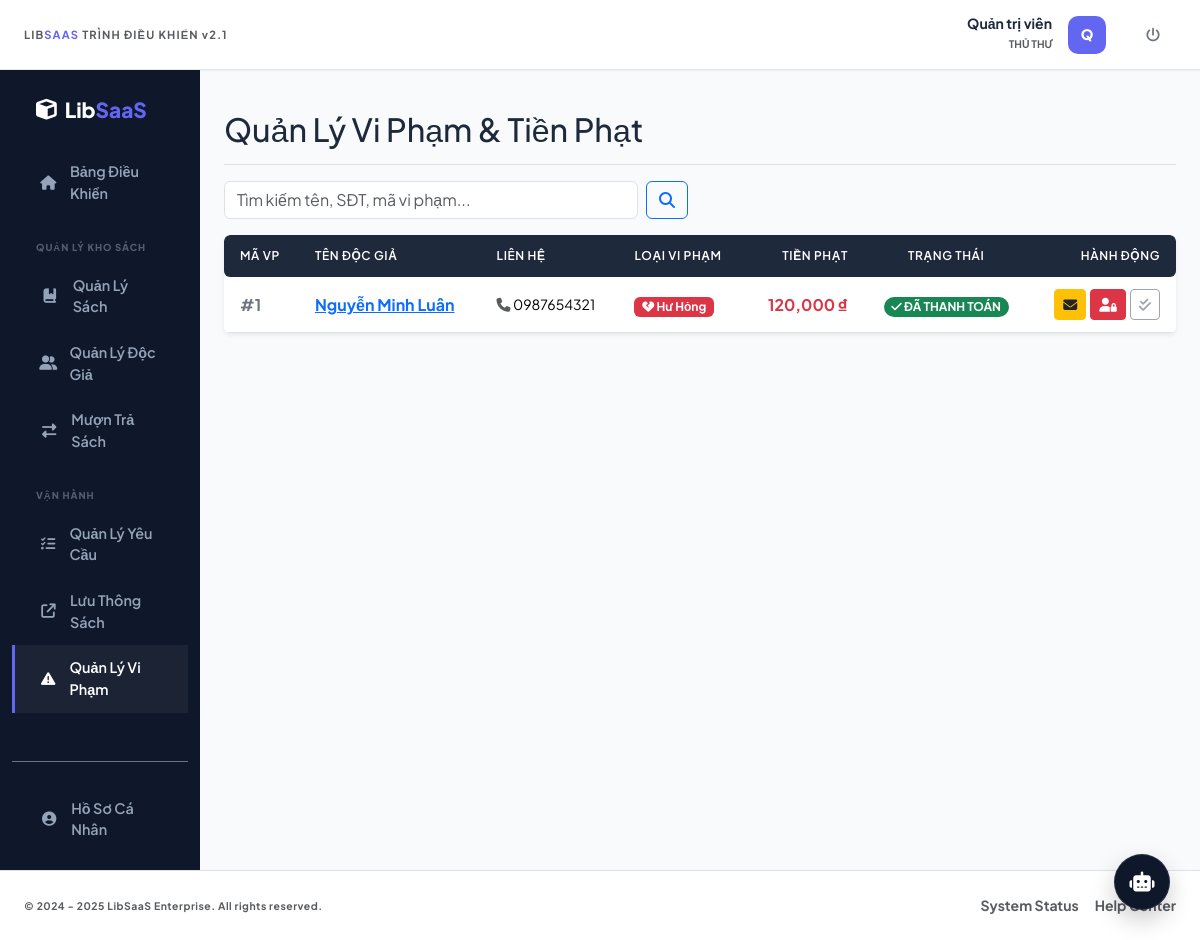
The app's page /index.php?controller=ViPham&action=index (signed in) with its own data.
### tables this page shows
CREATE TABLE vi_pham (
    MaViPham INT AUTO_INCREMENT PRIMARY KEY,
    MaPhieuMuon INT,
    MaDocGia INT NOT NULL,
    LoaiViPham ENUM('LATE', 'DAMAGED', 'LOST', 'OTHER'),
    SoTienPhat DECIMAL(15,2) NOT NULL,
    NoiDung TEXT,
    TrangThai ENUM('UNPAID', 'PAID') DEFAULT 'UNPAID',
    NgayGhiNhan DATETIME DEFAULT CURRENT_TIMESTAMP,
    FOREIGN KEY (MaPhieuMuon) REFERENCES phieu_muon(MaPhieuMuon) ON DELETE SET NULL,
    FOREIGN KEY (MaDocGia) REFERENCES doc_gia(MaDocGia) ON DELETE RESTRICT
);

CREATE TABLE doc_gia (
    MaDocGia INT AUTO_INCREMENT PRIMARY KEY,
    MaTaiKhoan INT UNIQUE,
    MaHang INT,
    HoTen VARCHAR(100) NOT NULL,
    NgaySinh DATE,
    DienThoai VARCHAR(20),
    Email VARCHAR(100),
    DiaChi VARCHAR(255),
    NgayDangKy DATETIME DEFAULT CURRENT_TIMESTAMP,
    TrangThai ENUM('ACTIVE', 'EXPIRED', 'BANNED') DEFAULT 'ACTIVE',
    FOREIGN KEY (MaTaiKhoan) REFERENCES tai_khoan(MaTaiKhoan) ON DELETE SET NULL,
    FOREIGN KEY (MaHang) REFERENCES hang_thanh_vien(MaHang) ON DELETE RESTRICT
);

### app/controllers/ViPhamController.php (called while the page is built, shortened)
<?php
require_once 'app/controllers/BaseController.php';
require_once 'app/models/ViPhamModel.php';
class ViPhamController extends BaseController {
    private $viPhamModel;
    public function __construct() {
        $this->viPhamModel = new ViPhamModel();
    }
    public function index() {
        $search = isset($_GET['search']) ? trim($_GET['search']) : '';
        $viPhams = $this->viPhamModel->getAll($search);
        $this->render('vipham/danh_sach_vi_pham', [
            'viPhams' => $viPhams,
            'search' => $search
        ]);
    }
}
?>

### app/models/BaseModel.php (called while the page is built, shortened)
<?php
require_once 'config/database.php';
class BaseModel {
    public function __construct() {
        $database = new Database();
        $this->db = $database->getConnection();
    }
}
?>

### config/database.php (called while the page is built, shortened)
<?php
class Database {
    private $host = "localhost";
    private $db_name = "libsaas_enterprise";
    private $username = "root";
    private $password = "";
    public function getConnection() {
        $this->conn = null;
        try {
            $this->conn = new PDO("mysql:host=" . $this->host . ";dbname=" . $this->db_name, $this->username, $this->password);
            $this->conn->exec("set names utf8mb4");
            $this->conn->setAttribute(PDO::ATTR_ERRMODE, PDO::ERRMODE_EXCEPTION);
        } catch(PDOException $exception) {
            echo "Lỗi kết nối CSDL: " . $exception->getMessage();
        }
        return $this->conn;
    }
}
?>

### app/models/ViPhamModel.php (called while the page is built, shortened)
<?php
require_once 'app/models/BaseModel.php';
class ViPhamModel extends BaseModel {
    public function getAll($search = '') {
        $sql = "SELECT vp.*, dg.HoTen, dg.DienThoai, dg.Email
                FROM vi_pham vp
                JOIN doc_gia dg ON vp.MaDocGia = dg.MaDocGia";
        $sql .= " ORDER BY (vp.TrangThai = 'UNPAID') DESC, vp.MaViPham DESC";
        $stmt = $this->db->prepare($sql);
        $stmt->execute();
        return $stmt->fetchAll(PDO::FETCH_ASSOC);
    }
}
?>

### app/views/vipham/danh_sach_vi_pham.php (the view, shortened to what this page needs)
<div class="d-flex justify-content-between flex-wrap flex-md-nowrap align-items-center pt-3 pb-2 mb-3 border-bottom">
    <h1 class="h2">Quản Lý Vi Phạm & Tiền Phạt</h1>
</div>
<div class="row mb-3">
    <div class="col-md-6">
        <form action="index.php" method="GET" class="d-flex">
            <input type="text" name="search" class="form-control me-2" placeholder="Tìm kiếm tên, SĐT, mã vi phạm..." value="<?= htmlspecialchars($search ?? '') ?>">
            <button type="submit" class="btn btn-outline-primary"><i class="fas fa-search"></i></button>
        </form>
    </div>
</div>
<div class="table-responsive bg-white rounded shadow-sm">
    <table class="table table-hover align-middle mb-0">
        <thead class="table-dark">
            <tr>
                <th class="ps-3 border-0 rounded-start">Mã VP</th>
                <th class="border-0">Tên Độc Giả</th>
                <th class="border-0">Liên Hệ</th>
                <th class="border-0">Loại Vi Phạm</th>
                <th class="border-0 text-end">Tiền Phạt</th>
                <th class="border-0 text-center">Trạng Thái</th>
                <th class="pe-3 border-0 rounded-end text-end">Hành Động</th>
            </tr>
        </thead>
        <tbody class="border-top-0">
            <?php foreach($viPhams as $vp): ?>
            <tr>
                <td class="ps-3 fw-bold text-secondary">#<?= $vp['MaViPham'] ?></td>
                <td class="fw-bold text-dark"><a href="index.php?controller=docgia&action=sua&id=<?= $vp['MaDocGia'] ?>"><?= htmlspecialchars($vp['HoTen']) ?></a></td>
                <td>
                    <div class="small">
                        <i class="fas fa-phone text-muted"></i> <?= htmlspecialchars($vp['DienThoai'] ?? 'N/A') ?>
                    </div>
                </td>
                <td>
                    <?php if($vp['LoaiViPham'] == 'LATE'): ?>
                        <span class="badge bg-warning text-dark"><i class="far fa-clock"></i> Trễ Hạn</span>
                    <?php elseif($vp['LoaiViPham'] == 'DAMAGED'): ?>
                        <span class="badge bg-danger"><i class="fas fa-heart-broken"></i> Hư Hỏng</span>
                    <?php elseif($vp['LoaiViPham'] == 'LOST'): ?>
                        <span class="badge bg-dark"><i class="fas fa-ghost"></i> Mất Sách</span>
                    <?php else: ?>
                        <span class="badge bg-secondary"><i class="fas fa-question-circle"></i> Khác</span>
                    <?php endif; ?>
                </td>
                <td class="text-end fw-bold text-danger">
                    <?= number_format($vp['SoTienPhat'] ?? 0) ?> ₫
                </td>
                <td class="text-center">
                    <?php if(($vp['TrangThai'] ?? '') == 'PAID'): ?>
                        <span class="badge rounded-pill bg-success"><i class="fas fa-check"></i> ĐÃ THANH TOÁN</span>
                    <?php else: ?>
                        <span class="badge rounded-pill bg-danger"><i class="fas fa-times"></i> CHƯA THANH TOÁN</span>
                    <?php endif; ?>
                </td>
                <td class="pe-3 text-end">
                    <div class="d-flex justify-content-end gap-1">
                        <a href="index.php?controller=vipham&action=gui_email&id=<?= $vp['MaViPham'] ?>" class="btn btn-sm btn-warning text-dark" title="Gửi Email nhắc nhở" onclick="return confirm('Bạn muốn gửi mail nhắc nhở độc giả này?');">
                            <i class="fas fa-envelope"></i>
                        </a>
                        <a href="index.php?controller=vipham&action=khoa_quyen&id=<?= $vp['MaViPham'] ?>" class="btn btn-sm btn-danger" title="Khóa quyền mượn" onclick="return confirm('XÁC NHẬN: Khóa quyền mượn sách của sinh viên này?');">
                            <i class="fas fa-user-lock"></i>
                        </a>
                        <?php if(($vp['TrangThai'] ?? '') == 'UNPAID'): ?>
                            <a href="index.php?controller=vipham&action=thanh_toan&id=<?= $vp['MaViPham'] ?>" class="btn btn-sm btn-success" onclick="return confirm('Xác nhận thu phí phạt?');" title="Thu phí phạt">
                                <i class="fas fa-money-bill-wave"></i>
                            </a>
                        <?php else: ?>
                            <button class="btn btn-sm btn-outline-secondary" disabled title="Đã thu phí"><i class="fas fa-check-double"></i></button>
                        <?php endif; ?>
                    </div>
                </td>
            </tr>
            <?php endforeach; ?>
        </tbody>
    </table>
</div>

### app/views/layout/header.php (style rules this page uses)
:root { --bg-body: #f8fafc; --midnight-slate: #0f172a; --accent-indigo: #6366f1; --text-main: #1e293b; --text-muted: #64748b; --border-hairline: #e2e8f0; --sidebar-text: #94a3b8; }
body { font-family: 'Plus Jakarta Sans', sans-serif !important; background-color: var(--bg-body) !important; color: var(--text-main); -webkit-font-smoothing: antialiased; overflow-x: hidden; margin: 0; padding: 0; }
.table thead th { background-color: #1e293b !important; color: white !important; font-weight: 600; text-transform: uppercase; font-size: 0.75rem; letter-spacing: 0.05em; padding: 12px 15px; border: none; }
.table tbody td { padding: 12px 15px; vertical-align: middle; }

### records on screen
vi_pham: MaViPham "1", MaDocGia.HoTen "Nguyễn Minh Luân", MaDocGia.DienThoai "0987654321", LoaiViPham "DAMAGED" (drawn), SoTienPhat "120,000", TrangThai "PAID" (drawn)

### other values on screen
$_SESSION['user']['HoTen'] "Quản trị viên"
substr($_SESSION['user']['HoTen'] ?? 'U', 0, 1) "Q"
